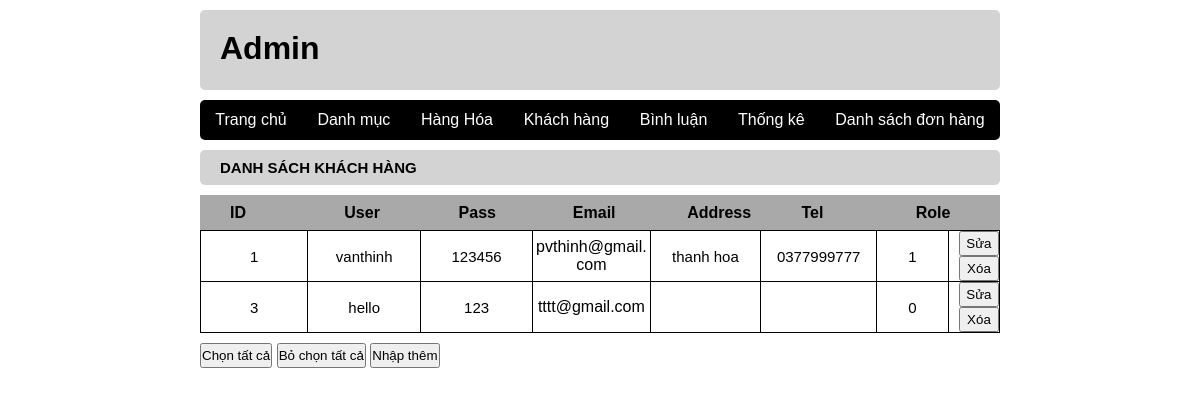
The app's page /admin/index.php?act=dskh with its own data.
### tables this page shows
CREATE TABLE `dangky` (
  `id` int(10) NOT NULL,
  `user` varchar(255) NOT NULL,
  `pass` varchar(255) NOT NULL,
  `email` varchar(255) NOT NULL,
  `address` varchar(255) NOT NULL,
  `tel` varchar(50) NOT NULL,
  `role` tinyint(4) NOT NULL DEFAULT 0
);

### model/pdo.php (called while the page is built, shortened)
<?php
function pdo_get_connection(){
    $dburl = "mysql:host=localhost;dbname=project;charset=utf8";
    $username = 'root';
    $password = '';
    $conn = new PDO($dburl, $username, $password);
    $conn->setAttribute(PDO::ATTR_ERRMODE, PDO::ERRMODE_EXCEPTION);
    return $conn;
}
function pdo_query($sql){
    $sql_args = array_slice(func_get_args(), 1);
    try{
        $conn = pdo_get_connection();
        $stmt = $conn->prepare($sql);
        $stmt->execute($sql_args);
        $rows = $stmt->fetchAll();
        return $rows;
    }
    catch(PDOException $e){
        throw $e;
    }
    finally{
        unset($conn);
    }
}

### model/dangky.php (called while the page is built, shortened)
<?php
function loadall_taikhoan(){
    $sql = "SELECT * FROM dangky  ORDER BY id";
    $listtaikhoan = pdo_query($sql);
    return $listtaikhoan;
}
?>

### admin/taikhoan/list.php (the view)
<div class="listcatalog">
    <h3 class="look">DANH SÁCH KHÁCH HÀNG</h3>
    <table>
        <div class="nametable">
            <p>ID</p>
            <p>User</p>
            <p>Pass</p>
            <p>Email</p>
            <p>Address</p>
            <p>Tel</p>
            <p>Role</p>
        </div>
        <?php
            foreach ($listtaikhoan as $taikhoan) {
               extract($taikhoan);
               $suatk = "index.php?act=suatk&id=".$id;
               $xoatk = "index.php?act=xoatk&id=".$id;
               echo '
                    <tr class="infotable">
                        <td class="id">'.$id.'</td>
                         <td class="name">'.$user.'</td>
                         <td class="name">'.$pass.'</td>
                         <td class="hinh">'.$email.'</td>
                         <td class="name">'.$address.'</td>
                         <td class="name">'.$tel.'</td>
                         <td class="name">'.$role.'</td>
                         <td class="control">
                        <a href="'.$suatk.'"><input type="button" value="Sửa"></a>
                        <a href="'.$xoatk.'"> <input type="button" value="Xóa"></a>
                        </td>
                    </tr>
               ';
            }
        ?>
    </table>
    <button>Chọn tất cả</button>
    <button>Bỏ chọn tất cả</button>
    <button>Nhập thêm</button>
</div>

### view/css/style.css (style rules this page uses)
* { padding: 0; margin: 0; box-sizing: border-box; font-family: Arial, sans-serif; }
body { height: 100vh; display: flex; flex-direction: column; align-items: center; }
.look { width: 800px; height: 35px; margin: 10px 0; border-radius: 5px; background-color: #D3D3D3; font-size: 15px; }
h3 { line-height: 35px; padding-left: 20px; }
.nametable { width: 800px; height: 35px; display: flex; align-items: center; justify-content: space-around; background-color: #A9A9A9; font-weight: 600; margin-top:10px; }
.nametable p { width: 15%; margin-left: 30px; }
table { border-collapse: collapse; width: 800px; }
.infotable td { border: solid #000 1px; height: 40px; width: 15%; word-wrap: break-word; }
.id,.name { font-size: 15px; text-align: center; }
.hinh { max-width: 100px; text-align: center; }
button { height: 25px; margin: 10px 0; }
.control input { width: 40px; height: 25px; margin-left: 10px; }

### records on screen
dangky: id "1", user "vanthinh", pass "123456", email "pvthinh@gmail.com", address "thanh hoa", tel "0377999777", role "1"
dangky: id "3", user "hello", pass "123", email "tttt@gmail.com", role "0"
